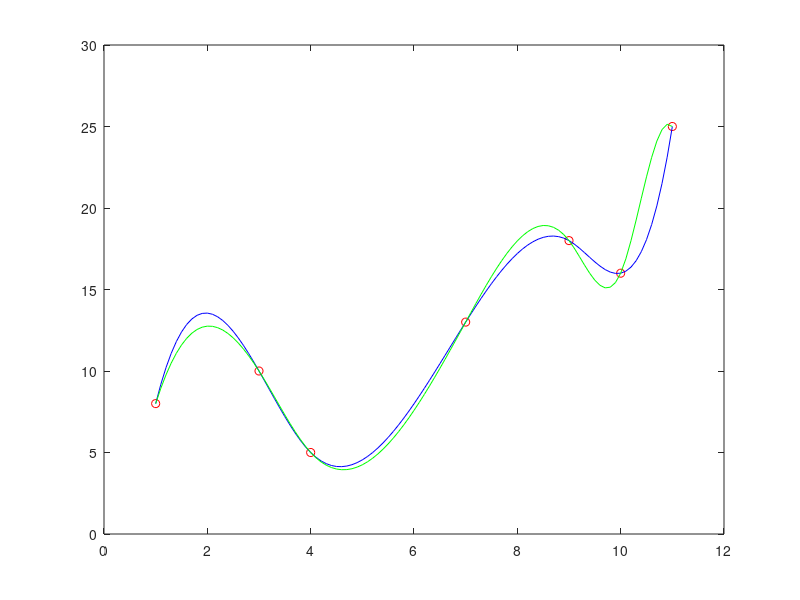

Reproduce this figure in MATLAB. (Note: this script raises an error after producing the figure.)
%% Exercício 1
    x = [1 3 4 7 9 10 11];
    f = [8 10 5 13 18 16 25];
    np = length(x);
    f5 = spline(x,f,5) % valor da spline no ponto 5
    s3 = spline(x,f) % spline básica usando os pontos x e f
    s3.coefs % coeficientes dos vários segmentos da spline
   
%% Exercício 2
    f_95 = spline (x,[10 f -4],9.5) % forçar derivadas na fronteira
    s3_der = spline (x, [10 f -4])
    s3_der.coefs
    plot (x, f, 'or') % imprimir amostra de pontos
    hold on;
    xaux=1:0.1:11;
    yaux=spline (x, f, xaux);
    plot (xaux, yaux, 'b')
    hold on;
    yaux_der= spline (x, [10 f -4], xaux);
    plot(xaux,yaux_der,'g')
   
 %% Exercício 3
    d1 = (f (1)- f (2))/ (x (1)-x (2));  % estimativa da derivada na fronteira inferior
    dn = (f (np)-f (np-1))/(x (np)-x (np-1)) % estimativa da derivada na fronteira superior
    s3c= spline (x ( [1, 3: (np-2) ,np]), [dl f ([1, 3: (np-2) , np] ) dn] )
    f_325=spline (x ( [1, 3: (np-2), np]), [d1 f ( [1, 3: (np-2) , np]) dn], 3.25)
    yaux_c = spline (x ([1,3: (np-2), np]), [d1 f ([1, 3: (np-2) ,np]) dn], xaux)
    plot (xaux, yaux_c, 'k')